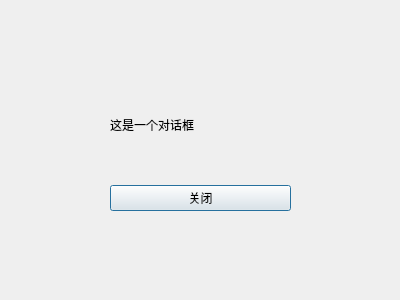
<?xml version="1.0" encoding="UTF-8"?>
<ui version="4.0">
 <class>Dialog</class>
 <widget class="QDialog" name="Dialog">
  <property name="geometry">
   <rect>
    <x>0</x>
    <y>0</y>
    <width>400</width>
    <height>300</height>
   </rect>
  </property>
  <property name="windowTitle">
   <string>Dialog</string>
  </property>
  <widget class="QWidget" name="verticalLayoutWidget">
   <property name="geometry">
    <rect>
     <x>110</x>
     <y>70</y>
     <width>181</width>
     <height>141</height>
    </rect>
   </property>
   <layout class="QVBoxLayout" name="verticalLayout">
    <item>
     <widget class="QLabel" name="label">
      <property name="text">
       <string>这是一个对话框</string>
      </property>
     </widget>
    </item>
    <item>
     <widget class="QPushButton" name="pushButton">
      <property name="text">
       <string>关闭</string>
      </property>
     </widget>
    </item>
   </layout>
  </widget>
 </widget>
 <resources/>
 <connections/>
</ui>
